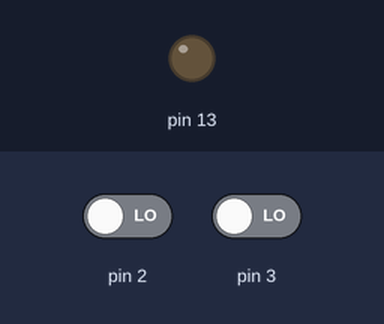
Bench run of a sketch on a simulated Arduino Uno, built with avr-gcc and run on an emulated ATmega328P. Parts: output pins drawn as LEDs (lit = HIGH). The test bench sets the inputs (shaded band); at power-on: pin 2 LOW, pin 3 LOW.

Above: at 1.2 s.
1.3 s: pin 2 driven HIGH
At 2.5 s:
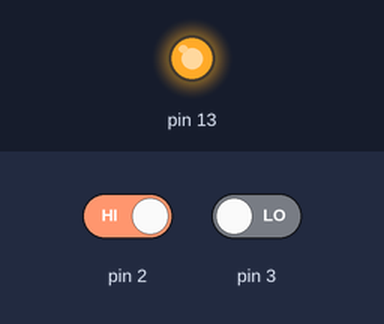
2.8 s: pin 2 driven LOW
At 3.7 s:
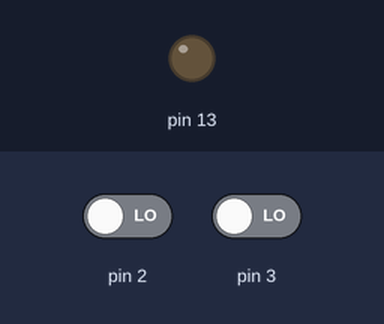
Timing chart, 0 to 5.8 s (numbered marks = the images above; inputs shaded):
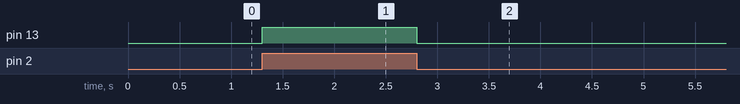

Measured:
- after the input at 1.3 s, pin 13: LOW → HIGH at once
- after the input at 2.8 s, pin 13: HIGH → LOW at once

The sketch:

A019-AND-OR-NOT.ino
```cpp
void setup() {
  pinMode(13, OUTPUT);
  pinMode(2, INPUT);
  pinMode(3, INPUT);
}


void loop() {
  int a = digitalRead(2);
  int b = digitalRead(3);

  //if (a && b) {
  //if (a || b) {
  //if (!a) {
  if (a && !b || (a && b)) {
    digitalWrite(13, HIGH);
  } else {
    digitalWrite(13, LOW);
  }

}
```
